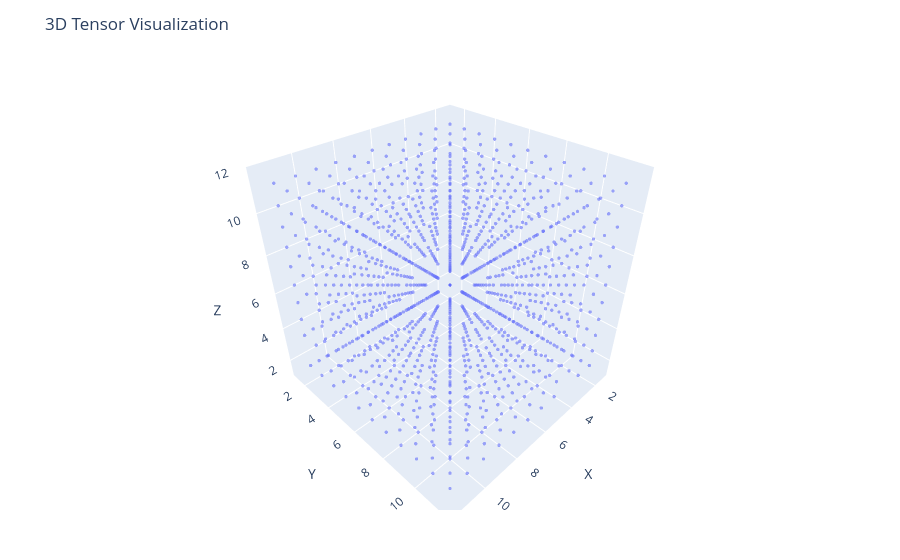

Notebook cell for this chart:
### Markdown cell above
## Step 6: Randomizing the source basis
Dleto works by detecting a hidden constraint equation in a given tensor.  So far the tensors we created are obviously equations of a sphere.  So what we do next is randomize the bases of the x, y, and z axes.  In the case of our original sphere with radius 5 the entire tensor fit inside $11 \times 11 \times 11$-array.  This means that are operating in 3 different 11-dimensional vector spaces.  So we apply a random $11 \times 11$ invertible matrix $X$ to the slices `tensor[i,:,:]`, an invertible matrix $Y$ to each slice `tensor[:,j,:]` and finally an invertible matrix $Z$ to the each `tensor[:,:,k]`.  If you changed the dimensions then the relevant matrix sizes will change accordingly.  The command `randomTensor` uses the arrays internally stored dimensions to calculate the appropriate changes.  The return includes not only the resulting tensor but also the matrices $X,Y,Z$ used to affect the change.  To access the resulting tensor use the record name `.tensor`.  To access the coordinate changes use `.Xes`, `.Yes` and `.Zes`.

Here is our small sphere randomized, it likely looks completely filled in like dense tensor.

### Code cell
hidden_sphere5 = randomizeTensor(sphere5)
plotTensor(hidden_sphere5.tensor)

### Figure 1 — Plotly figure (JSON) as saved in the notebook; plotly's stock layout.template omitted (floating-point values rounded to 4 significant figures; data arrays with more than 128 entries replaced by an {"elided": "..."} marker saying what was removed)
{"data": [{"marker": {"opacity": 0.6, "size": 2}, "mode": "markers", "type": "scatter3d", "x": {"elided": "1301 int values"}, "y": {"elided": "1301 int values"}, "z": {"elided": "1301 int values"}}], "layout": {"margin": {"b": 50, "l": 50, "r": 50, "t": 60}, "scene": {"aspectmode": "cube", "xaxis": {"range": [1, 12], "title": "X"}, "yaxis": {"range": [1, 12], "title": "Y"}, "zaxis": {"range": [1, 12], "title": "Z"}}, "title": "3D Tensor Visualization"}}
